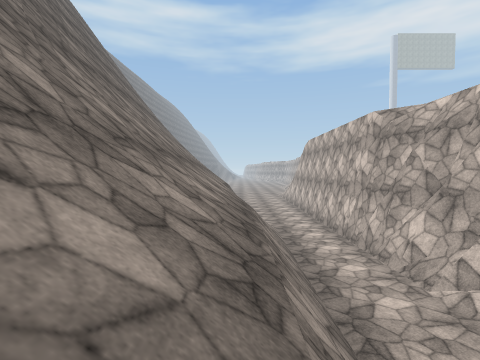
View 1 (above)

17 first-person views from a walk through a 3-D level made in the Unity game engine. The camera is 1.4 m above the floor, tilts 2° down and sees 85° across. The floor is counted in squares, 2 m on a side. Each view is taken from the middle of a square. On the plan, view 1 faces up. The plan holds only what a view shows up to about 9 squares ahead; the rest is blank. The place goes on beyond the plan. The player character is not drawn. Surface patterns are stand-ins for the level's own textures.

View 2
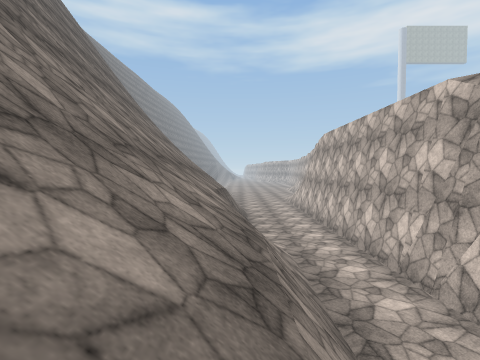

View 3
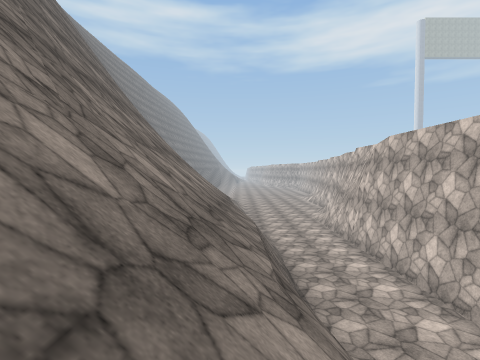

View 4
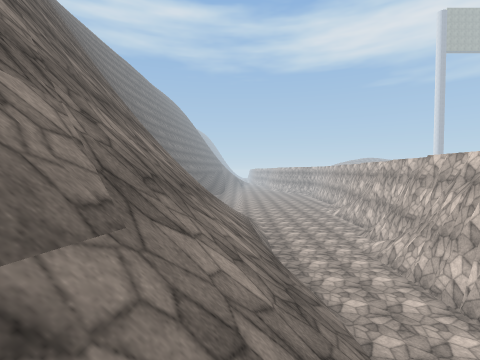

View 5
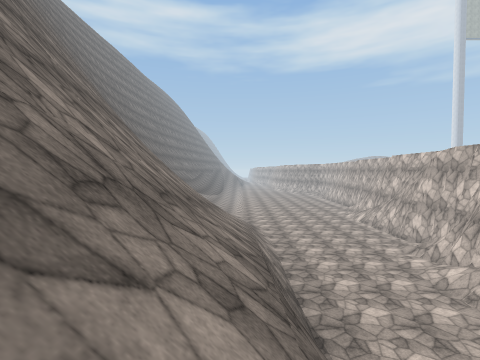

View 6
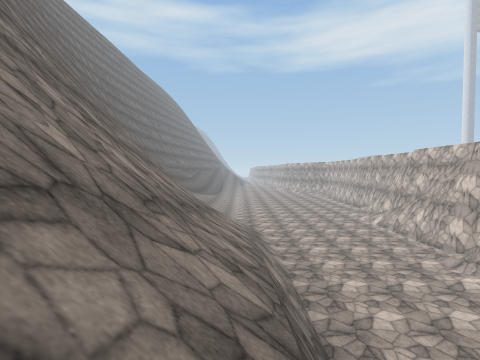

View 7
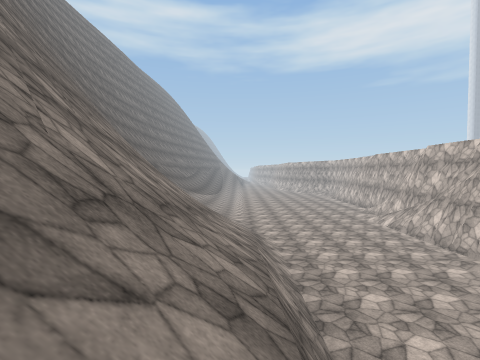

View 8
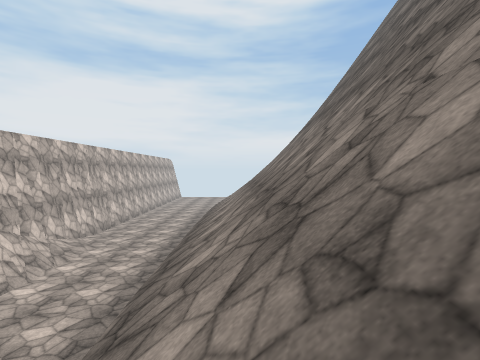

View 9
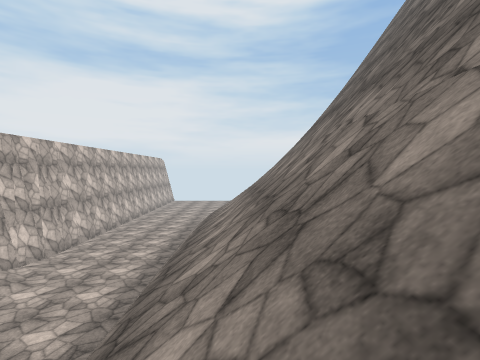

View 10
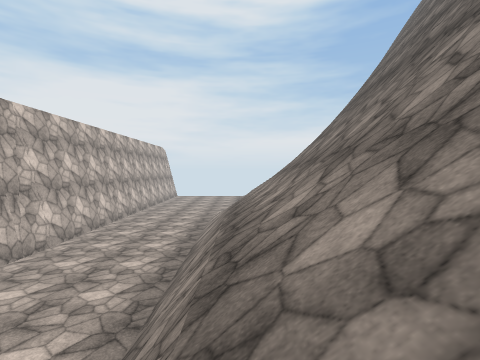

View 11
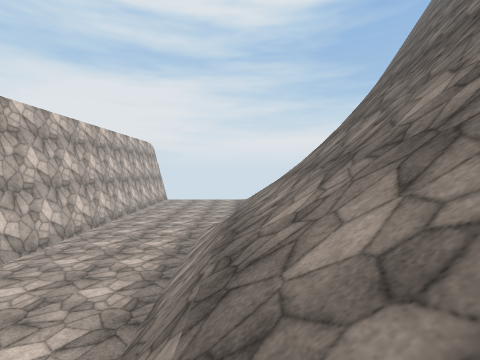

View 12
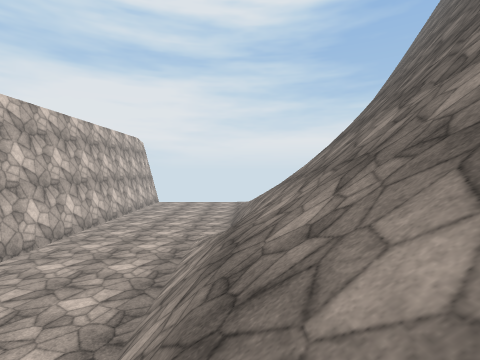

View 13
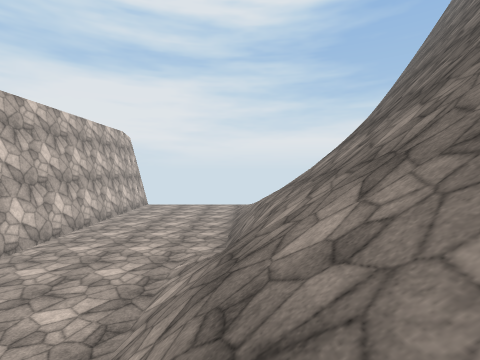

View 14
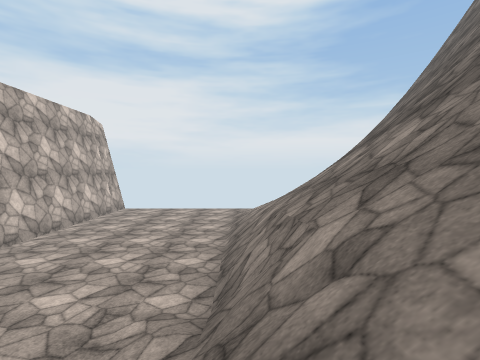

View 15
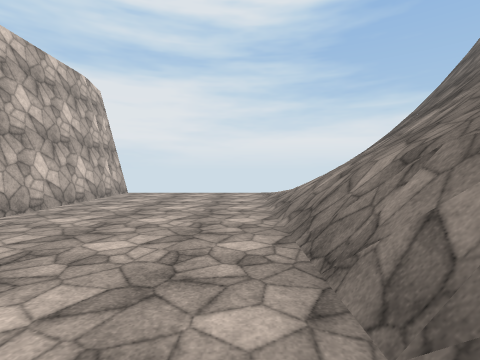

View 16
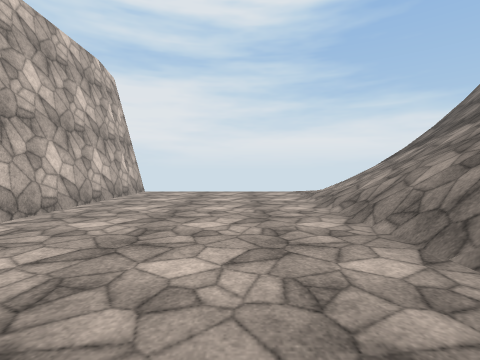

View 17
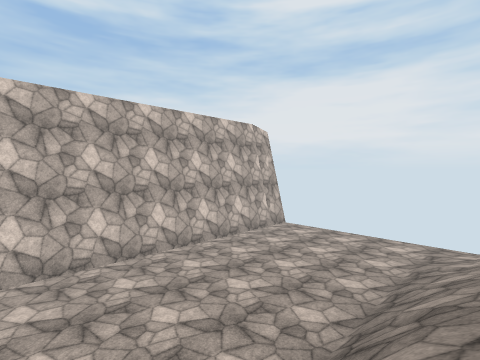

### Floor plan
Key: @ floor where view 1 was taken; # wall or solid block; . main floor; : floor 0.25 m higher than the main floor; / step, stairs or slope; = window, fence, low wall or low ledge; v drop or lower ground.
Columns run from 6 left of view 1 to 6 right of it. Each row starts with its distance up from view 1.
 27 #/////......#
 26 #/////......#
 25 #/////...../#
 24 #=///v.....##
 23 ##///v....:#
 22  #///v..../#
 21  #///#....
 20  #///#....#
 19  #/// ....#
 18  ##// ....#
 17   #// /...#
 16   #//=/...#
 15   #///v...#
 14   #///v...#
 13   #///v...#
 12   #///#...#
 11   #///#...#
 10   ##//#/..#
  9    #////..#
  8    #////..#
  7    #///=..#
  6    #///v..#
  5    #///v..#
  4    #///v..#
  3    #///v..
  2    #///v...
  1    #///v...#
  0    #//@v...##
 -1    #///v...##
 -2    #///v.../#
 -3    #///v...:#
 -4   ##///v....#
 -5   ##///v....#
 -6   #////=....#
 -7   #/////....#
 -8   #/////....#
 -9   #/////....#
-10   #/////....#
-11   #/////....#
-12  ##///v.....#
-13  ##///=.....#
-14  #/////.....#
-15  #/////.....#
-16  #/////.....#
-17 ##/////.....#
-18 ##/////.....#
-19 #/////:.....#
-20 #/////......#
-21 #           #

Where each view was taken, in squares from view 1:
view 1: 0 up, 0 right, facing up
view 2: 3 up, 0 right, facing up
view 3: 7 up, 1 left, facing up
view 4: 11 up, 2 left, facing up
view 5: 15 up, 2 left, facing up
view 6: 17 up, 2 left, facing up
view 7: 18 up, 2 left, facing up
view 8: 7 up, 1 left, facing down
view 9: 4 up, 1 left, facing down
view 10: 1 up, 0 right, facing down
view 11: 2 down, 0 right, facing down
view 12: 4 down, 0 right, facing down
view 13: 6 down, 0 right, facing down
view 14: 9 down, 0 right, facing down
view 15: 11 down, 1 right, facing down
view 16: 12 down, 2 right, facing down
view 17: 12 down, 1 left, facing down-right
